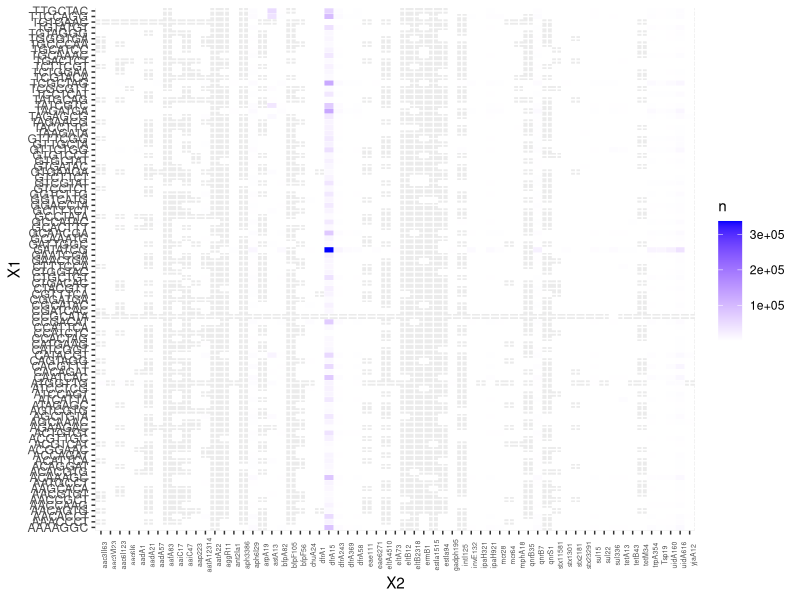
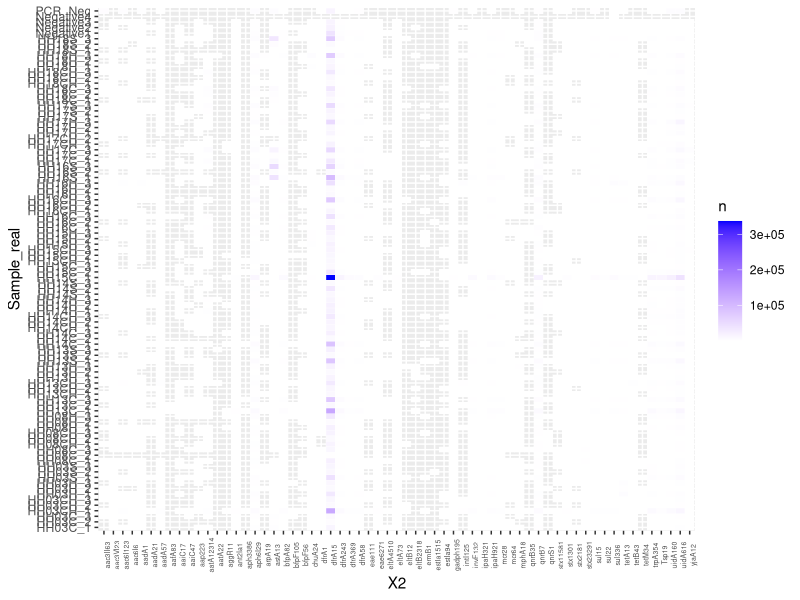
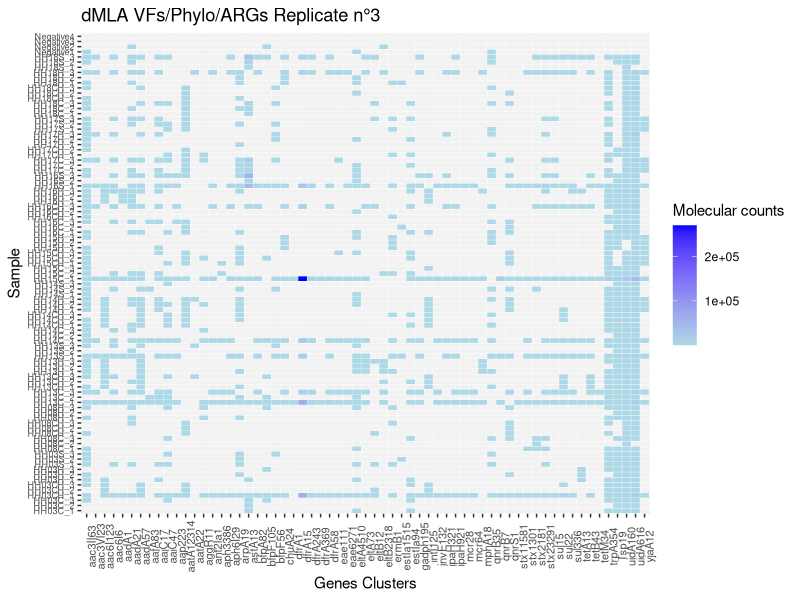
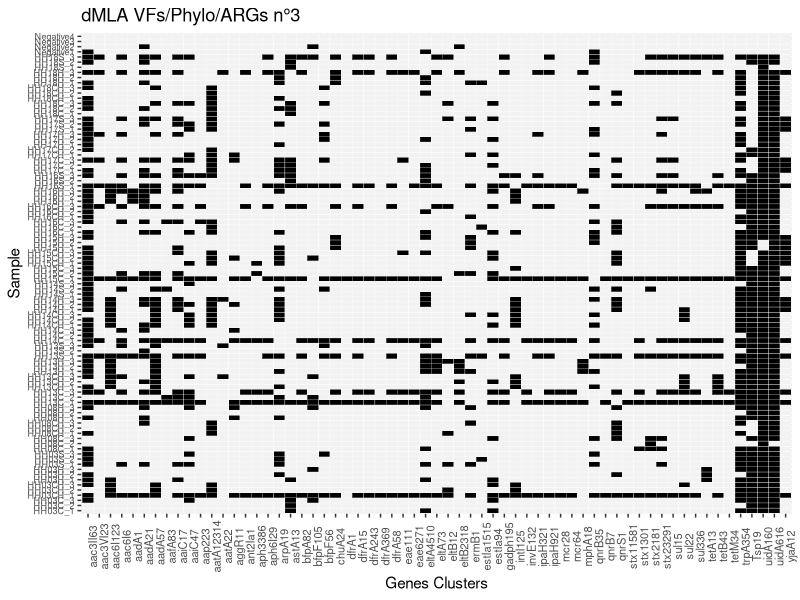

The R script that drew these images, in order:
#) Load packages
library (ggplot2)
library(dplyr)
library(gridExtra)
library(tidyr)

#2) Import all results (positive and negative included)
setwd("~/switchdrive/Institution/Manuscripts/02_dMLA/dmla-amr-vfs/data")
reads <- read.csv("20230725_sequencing_targets_all.csv", header = TRUE)
reads

reads <- reads %>% 
  mutate(Sample = as.character(X1)) %>% 
  mutate(Sample = case_when(
    Sample == "GAACACA" ~ "A1", Sample == "ACATTCA" ~ "A2",Sample == "TCGCTAG" ~ "A3", Sample == "ATCATTA" ~ "A4",Sample == "TGTATGT" ~ "A5",
    Sample == "TAAGATA" ~ "A6",Sample == "CGTTTCA" ~ "A7",Sample == "ACGTTGC" ~ "A8",Sample == "TAGATGA" ~ "A9", Sample == "CCACTAG" ~ "A10",
    Sample == "GTCTTCT" ~ "A11",Sample == "ACAAAGC" ~ "A12",Sample == "AAAAGGC" ~ "B1",Sample == "ACTGTGT" ~ "B2", Sample == "CTGGTAC" ~ "B3",
    Sample == "GTTGCTA" ~ "B4", Sample == "CCATTCA" ~ "B5",Sample == "GATATCG" ~ "B6",Sample == "ACAGGAT" ~ "B7",Sample == "CGCATAC" ~ "B8",
    Sample == "GGACCTA" ~ "B9", Sample == "GAACTGA" ~ "B10", Sample == "AGTCGTG" ~ "B11",Sample == "TTCCAGG" ~ "B12",Sample == "TAGAGCG" ~ "C1",
    Sample == "AAACCCT" ~ "C2",Sample == "ATCCAGT" ~ "C3",Sample == "TCTTCGT" ~ "C4",Sample == "GTGTCCT" ~ "C5",Sample == "CACAGAT" ~ "C6",
    Sample == "ATAGAGC" ~ "C7", Sample == "GGTCATG" ~ "C8", Sample == "CCATCTC" ~ "C9",Sample == "TATGCAG" ~ "C10",Sample == "AACCGCT" ~ "C11",
    Sample == "TGACTCT" ~ "C12",Sample == "AAGCACA" ~ "D1",Sample == "TGTGAAC" ~ "D2",Sample == "AACAGTG" ~ "D3",Sample == "GCCTATA" ~ "D4",
    Sample == "GTCCTCT" ~ "D5",Sample == "TAGAACG" ~ "D6",Sample == "TGGGTGA" ~ "D7", Sample == "ACACGTG" ~ "D8",Sample == "TGCCCAA" ~ "D9",
    Sample == "TCGTACA" ~ "D10", Sample == "AACCAAG" ~ "D11", Sample == "GTGCTAT" ~ "D12",Sample == "TCCTCAT" ~ "E1",Sample == "GTCGTAT" ~ "E2",
    Sample == "TCTGGAA" ~ "E3",Sample == "CAGTAGG" ~ "E4", Sample == "ACGTCAT" ~ "E5",Sample == "ACGGAAC" ~ "E6",Sample == "CGGATGA" ~ "E7",
    Sample == "CCGCATA" ~ "E8", Sample == "GTGAAGA" ~ "E9", Sample == "AACGTGT" ~ "E10",Sample == "AGAAGAC" ~ "E11",Sample == "TGTAGGG" ~ "E12",
    Sample == "AATGCCT" ~ "F1", Sample == "GCTTTCT" ~ "F2", Sample == "CATGAAG" ~ "F3",Sample == "CGATCAC" ~ "F4",Sample == "TCGCGTT" ~ "F5",
    Sample == "GATTGGC" ~ "F6", Sample == "CATCGGT" ~ "F7", Sample == "CTTTCCA" ~ "F8",Sample == "ACCAGAT" ~ "F9",Sample == "GTGATAC" ~ "F10",
    Sample == "TGCATCC" ~ "F11", Sample == "TGCAAAC" ~ "F12", Sample == "GCAACGA" ~ "G1",Sample == "GCCATAC" ~ "G2",Sample == "TACCTTC" ~ "G3",
    Sample == "GAATCGA" ~ "G4", Sample == "CTACGTT" ~ "G5", Sample == "GTTTCGG" ~ "G6",Sample == "GCAAATG" ~ "G7",Sample == "CTGACAC" ~ "G8",
    Sample == "GCACTTT" ~ "G9", Sample == "AGCAAAC" ~ "G10", Sample == "ATCCTCG" ~ "G11",Sample == "CTGCTGT" ~ "G12",Sample == "CAATCAC" ~ "H1",
    Sample == "GTTCTGG" ~ "H2", Sample == "TTGCTAC" ~ "H3", Sample == "CATACGT" ~ "H4",Sample == "GATCGTT" ~ "H5",Sample == "CACGTTT" ~ "H6",
    Sample == "AACACCT" ~ "H7", Sample == "AGCTGTA" ~ "H8", Sample == "GGTCTTG" ~ "H9",Sample == "CCGACAT" ~ "H10",Sample == "TATCGTC" ~ "H11",
    Sample == "ATGGTTG" ~ "H12"))

reads <- reads %>% 
  mutate(Sample_real = as.character(X1)) %>% 
  mutate(Sample_real = case_when(
    Sample_real == "GAACACA" ~ "empty", Sample_real == "ACATTCA" ~ "HH03C_1",Sample_real == "TCGCTAG" ~ "HH03CH_1", Sample_real == "ATCATTA" ~ "HH03H_1",Sample_real == "TGTATGT" ~ "HH03S_1",
    Sample_real == "TAAGATA" ~ "HH08C_1",Sample_real == "CGTTTCA" ~ "HH08CH_1",Sample_real == "ACGTTGC" ~ "HH08H_1",Sample_real == "TAGATGA" ~ "HH13C_1", Sample_real == "CCACTAG" ~ "HH13CH_1",
    Sample_real == "GTCTTCT" ~ "HH13H_1",Sample_real == "ACAAAGC" ~ "HH13S_1",Sample_real == "AAAAGGC" ~ "HH14C_1",Sample_real == "ACTGTGT" ~ "Negative1", Sample_real == "CTGGTAC" ~ "HH14CH_1",
    Sample_real == "GTTGCTA" ~ "HH14H_1", Sample_real == "CCATTCA" ~ "HH14S_1",Sample_real == "GATATCG" ~ "HH15C_1",Sample_real == "ACAGGAT" ~ "HH15CH_1",Sample_real == "CGCATAC" ~ "HH15H_1",
    Sample_real == "GGACCTA" ~ "HH16C_1", Sample_real == "GAACTGA" ~ "HH16CH_1", Sample_real == "AGTCGTG" ~ "HH16H_1",Sample_real == "TTCCAGG" ~ "HH16S_1",Sample_real == "TAGAGCG" ~ "HH17C_1",
    Sample_real == "AAACCCT" ~ "HH17CH_1",Sample_real == "ATCCAGT" ~ "HH17H_1",Sample_real == "TCTTCGT" ~ "Negative2",Sample_real == "GTGTCCT" ~ "HH17S_1",Sample_real == "CACAGAT" ~ "HH18C_1",
    Sample_real == "ATAGAGC" ~ "HH18CH_1", Sample_real == "GGTCATG" ~ "HH18H_1", Sample_real == "CCATCTC" ~ "HH18S_1",Sample_real == "TATGCAG" ~ "HH03C_2",Sample_real == "AACCGCT" ~ "HH03CH_2",
    Sample_real == "TGACTCT" ~ "HH03H_2",Sample_real == "AAGCACA" ~ "HH03S_2",Sample_real == "TGTGAAC" ~ "HH08C_2",Sample_real == "AACAGTG" ~ "HH08CH_2",Sample_real == "GCCTATA" ~ "HH08H_2",
    Sample_real == "GTCCTCT" ~ "HH13C_2",Sample_real == "TAGAACG" ~ "Negative3",Sample_real == "TGGGTGA" ~ "HH13CH_2", Sample_real == "ACACGTG" ~ "HH13H_2",Sample_real == "TGCCCAA" ~ "HH13S_2",
    Sample_real == "TCGTACA" ~ "HH14C_2", Sample_real == "AACCAAG" ~ "HH14CH_2", Sample_real == "GTGCTAT" ~ "HH14H_2",Sample_real == "TCCTCAT" ~ "HH14S_2",Sample_real == "GTCGTAT" ~ "HH15C_2",
    Sample_real == "TCTGGAA" ~ "HH15CH_2",Sample_real == "CAGTAGG" ~ "HH15H_2", Sample_real == "ACGTCAT" ~ "HH16C_2",Sample_real == "ACGGAAC" ~ "HH16CH_2",Sample_real == "CGGATGA" ~ "HH16H_2",
    Sample_real == "CCGCATA" ~ "Negative4", Sample_real == "GTGAAGA" ~ "HH16S_2", Sample_real == "AACGTGT" ~ "HH17C_2",Sample_real == "AGAAGAC" ~ "HH17CH_2",Sample_real == "TGTAGGG" ~ "HH17H_2",
    Sample_real == "AATGCCT" ~ "HH17S_2", Sample_real == "GCTTTCT" ~ "HH18C_2", Sample_real == "CATGAAG" ~ "HH18CH_2",Sample_real == "CGATCAC" ~ "HH18H_2",Sample_real == "TCGCGTT" ~ "HH18S_2",
    Sample_real == "GATTGGC" ~ "HH03C_3", Sample_real == "CATCGGT" ~ "HH03CH_3", Sample_real == "CTTTCCA" ~ "HH03H_3",Sample_real == "ACCAGAT" ~ "HH03S_3",Sample_real == "GTGATAC" ~ "HH08C_3",
    Sample_real == "TGCATCC" ~ "HH08CH_3", Sample_real == "TGCAAAC" ~ "HH08H_3", Sample_real == "GCAACGA" ~ "HH13C_3",Sample_real == "GCCATAC" ~ "HH13CH_3",Sample_real == "TACCTTC" ~ "HH13H_3",
    Sample_real == "GAATCGA" ~ "HH13S_3", Sample_real == "CTACGTT" ~ "HH14C_3", Sample_real == "GTTTCGG" ~ "HH14CH_3",Sample_real == "GCAAATG" ~ "HH14H_3",Sample_real == "CTGACAC" ~ "HH14S_3",
    Sample_real == "GCACTTT" ~ "HH15C_3", Sample_real == "AGCAAAC" ~ "HH15CH_3", Sample_real == "ATCCTCG" ~ "HH15H_3",Sample_real == "CTGCTGT" ~ "HH16C_3",Sample_real == "CAATCAC" ~ "HH16CH_3",
    Sample_real == "GTTCTGG" ~ "HH16H_3", Sample_real == "TTGCTAC" ~ "HH16S_3", Sample_real == "CATACGT" ~ "HH17C_3",Sample_real == "GATCGTT" ~ "HH17CH_3",Sample_real == "CACGTTT" ~ "HH17H_3",
    Sample_real == "AACACCT" ~ "HH17S_3", Sample_real == "AGCTGTA" ~ "HH18C_3", Sample_real == "GGTCTTG" ~ "HH18CH_3",Sample_real == "CCGACAT" ~ "HH18H_3",Sample_real == "TATCGTC" ~ "HH18S_3",
    Sample_real == "ATGGTTG" ~ "PCR_Neg"))

ggplot(reads, aes(X2,X1, fill= n))+ 
  geom_tile(colour="white")+
  scale_fill_gradient(low = "white", high = "blue")+
  theme(axis.text.x = element_text(size=5, angle=90))

ggplot(reads, aes(X2,Sample_real, fill= n))+ 
  geom_tile(colour="white")+
  scale_fill_gradient(low = "white", high = "blue")+
  theme(axis.text.x = element_text(size=5, angle=90))

##Calculate detection limit-----------------------
# Create a reference dataframe with all levels of X2 present in the reads df
reads <- subset(reads, Sample_real != "PCR_Neg") #Remove this samples because contamination occurred and I'm aware of it.
complete_X2 <- data.frame(X2 = levels(factor(reads$X2)))

#Create a dataset with number of reads in negative controls of the reaction
neg = reads[reads$Sample_real %in% c("Negative1", "Negative2", "Negative3", "Negative4"), ]

#Compute the detection limit of the reads in the negative through the sum of the mean + 3 times the sd.
summary_stat = neg %>% 
  group_by(X2) %>% 
  summarise(reads_mean = mean(n), reads_sd = sd(n))%>%
  mutate(threshold = reads_mean + 3 * reads_sd)

# Perform left join to include all levels in summary_stat and fill other columns with NA and threshold=0
summary_stat <- left_join(complete_X2, summary_stat, by = "X2") %>%
  mutate(reads_mean = ifelse(is.na(reads_mean), NA, reads_mean),
         reads_sd = ifelse(is.na(reads_sd), NA, reads_sd),
         threshold = ifelse(is.na(threshold), NA, threshold)) %>%
  replace_na(list(threshold = 0))

# Left join reads with summary_stat on X2
reads <- left_join(reads, summary_stat, by = "X2")

# Calculate real_n based on the formula n - threshold, ensuring it is not lower than 0 and remove variables reads_mean and reads_sd
reads <- reads %>%
  mutate(real_n = ifelse(is.na(threshold), n, pmax(n - threshold, 0)))%>%
  select(-reads_mean, -reads_sd)

#Plot
reads[reads == 0] <- NA

#gradient - molecular counts
ggplot(complete(reads, X2, Sample_real), aes(X2,Sample_real, fill= real_n))+ 
  geom_tile(colour="white")+
  labs(title="dMLA VFs/Phylo/ARGs Replicate n°3",
       x ="Genes Clusters", y = "Sample")+
  scale_fill_gradient(low = "lightblue", high = "blue", na.value = "gray95",  name ='Molecular counts')+
  theme(axis.text.x = element_text(size=8, angle=90), axis.text.y = element_text(size=6.5))

#unique colour - presence/absence
ggplot(complete(reads, X2, Sample_real), aes(X2, Sample_real)) +
  geom_tile(aes(fill = ifelse(is.na(real_n), "gray95", "black")), colour = "white") +
  labs(title = "dMLA VFs/Phylo/ARGs n°3", x = "Genes Clusters", y = "Sample") +
  scale_fill_manual(values = c(gray95 = "gray95", black = "black"), guide = "none") +
  theme(axis.text.x = element_text(size = 8, angle = 90), axis.text.y = element_text(size = 6.5))

# Export data
write.csv(reads, file = "reads_counts.csv", row.names = FALSE)





